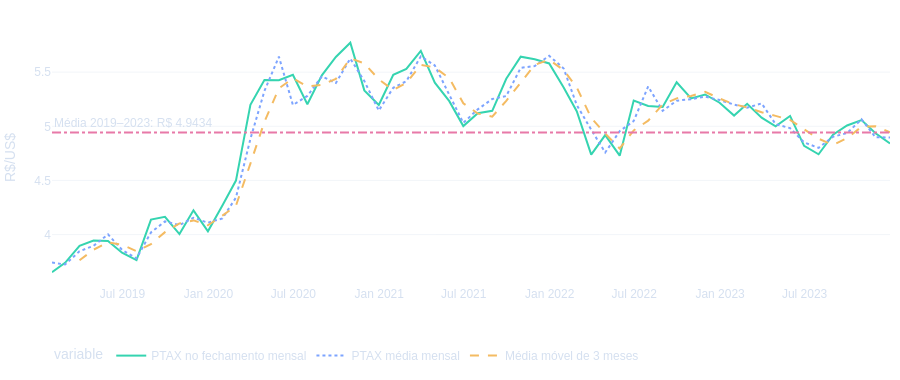

The notebook cell this image was saved under:
### Markdown cell above
## 4. PTAX e média histórica do quinquênio

A linha horizontal usa a média aritmética fixa dos 60 fechamentos mensais de 2019–2023. Ela não muda com os filtros. A média mensal usa as observações diárias publicadas, e a média móvel de três meses exige a janela completa. As janelas abaixo identificam competências contíguas acima da referência histórica.

### Code cell
exchange_chart(df, 3, historical_exchange_mean(df)).show()
maximum = df.loc[df.dolar.idxmax()]
minimum = df.loc[df.dolar.idxmin()]
print(f"Maior fechamento: R$ {maximum.dolar:.4f} em {maximum.data:%m/%Y}.")
print(f"Menor fechamento: R$ {minimum.dolar:.4f} em {minimum.data:%m/%Y}.")
reference = historical_exchange_mean(df)
print(f"Média histórica dos fechamentos: R$ {reference:.4f}; meses acima: {(df.dolar > reference).sum()}.")
windows = above_average_windows(df, df)
display(windows.assign(ptax_media=windows.ptax_media.round(4)))
